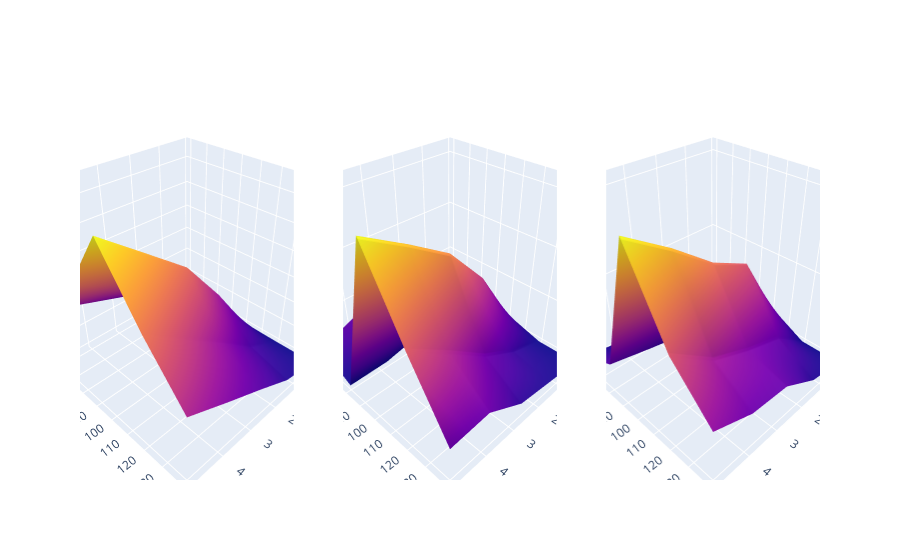

This figure's notebook cell:
### Code cell
import plotly.graph_objects as go
import plotly.express as px
from plotly.subplots import make_subplots

fig = make_subplots(rows=1, cols=3, specs=[[{'type':'surface'}, {'type':'surface'}, {'type':'surface'}]],)

fig.add_trace(go.Surface(z=test2_euler.values, x=test2_euler.columns, y=test2_euler.index, showscale=False), row=1, col=1, )
fig.add_trace(go.Surface(z=test2_anderson_tg.values, x=test2_anderson_tg.columns, y=test2_anderson_tg.index, showscale=False), row=1, col=2)
fig.add_trace(go.Surface(z=test2_anderson_qe.values, x=test2_anderson_qe.columns, y=test2_anderson_qe.index, showscale=False), row=1, col=3)

fig.show()

### Figure 1 — Plotly figure (JSON) as saved in the notebook; plotly's stock layout.template omitted (floating-point values rounded to 4 significant figures)
{"data": [{"scene": "scene", "showscale": false, "type": "surface", "x": [0.1, 1.325, 2.55, 3.775, 5], "y": [60, 80, 100, 120, 140], "z": [[0.001815, 0.1085, 0.2681, 0.3765, 0.4867], [0.003125, 0.1915, 0.4923, 0.6859, 0.8361], [0.004529, 0.4436, 0.8251, 1.064, 1.301], [0.0001537, 0.1535, 0.4027, 0.6336, 0.8733], [8.321e-07, 0.05698, 0.2114, 0.3578, 0.5109]]}, {"scene": "scene2", "showscale": false, "type": "surface", "x": [0.1, 1.325, 2.55, 3.775, 5], "y": [60, 80, 100, 120, 140], "z": [[0.008625, 0.01017, 0.02607, 0.06446, 0.03359], [0.008315, 0.01031, 0.01791, 0.002173, 0.0008704], [0.02215, 0.143, 0.2248, 0.2721, 0.3154], [0.000197, 0.02642, 0.06857, 0.1269, 0.1821], [4.342e-06, 0.009817, 0.02008, 0.06523, 0.0605]]}, {"scene": "scene3", "showscale": false, "type": "surface", "x": [0.1, 1.325, 2.55, 3.775, 5], "y": [60, 80, 100, 120, 140], "z": [[0.005907, 0.01008, 0.0139, 0.00279, 0.00942], [0.0003005, 0.01668, 0.0107, 0.02105, 0.03255], [0.02636, 0.1134, 0.1377, 0.1755, 0.2081], [0.000285, 0.03803, 0.0535, 0.07476, 0.1147], [4.342e-06, 0.008984, 0.03843, 0.04215, 0.06326]]}], "layout": {"scene": {"domain": {"x": [0, 0.2889], "y": [0, 1]}}, "scene2": {"domain": {"x": [0.3556, 0.6444], "y": [0, 1]}}, "scene3": {"domain": {"x": [0.7111, 1], "y": [0, 1]}}}}
